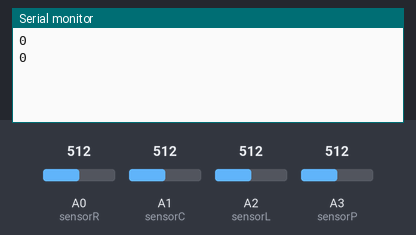
This sketch was run on a simulated Arduino Uno, built with avr-gcc and run on an emulated ATmega328P. On the bench: the last lines printed to the serial monitor. The test bench sets the inputs (shaded band); at power-on: A0 (sensorR) = 512, A1 (sensorC) = 512, A2 (sensorL) = 512, A3 (sensorP) = 512.

Above: at 1.6 s.
1.7 s: A0 (sensorR) set to 716
At 2.3 s:
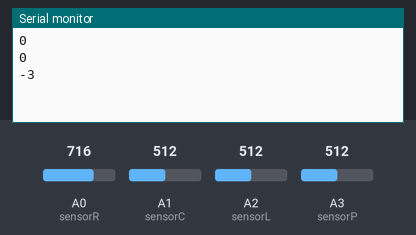
3.2 s: A1 (sensorC) set to 716
At 3.8 s:
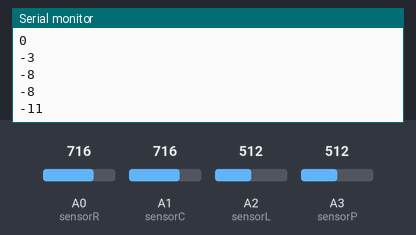
4.7 s: A2 (sensorL) set to 716
At 5.4 s:
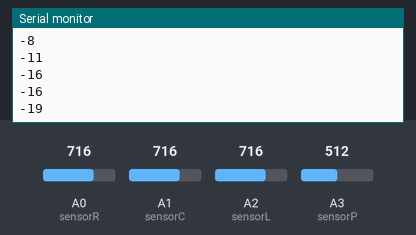
6.2 s: A0 (sensorR) set to 992
At 6.9 s:
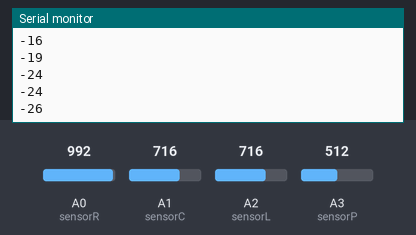
7.7 s: A1 (sensorC) set to 992
At 8.4 s:
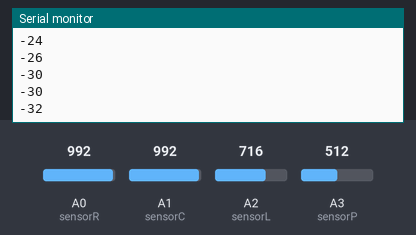
9.2 s: A2 (sensorL) set to 992
At 9.9 s:
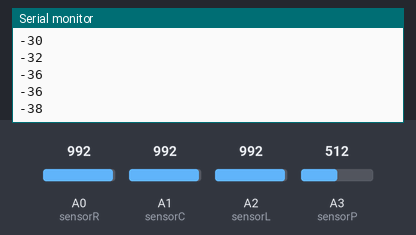
Timing chart, 0 to 11.7 s (numbered marks = the images above; inputs shaded):
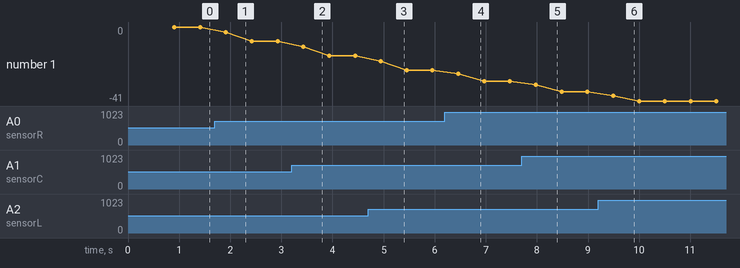

The sketch:

countDishes.ino
```cpp
// 적외선 센서 3개로 식판의 높이를 재고, 3개의 적외선 센서로 측정된 식판 높이의 합이 낮아지는지를 측정하여 낮아진수치 만큼의 식사통과인원을 파악함
// 식판 높이의 측정은 식판 거치대에 설치된 적외선 센서 앞에 사람이 없을 때 실시함
// 센서 오차로 인한 결과치의 변화를 보정하기 위해 평균필터법을 사용


float sensorR = A0;
float sensorC = A1;
float sensorL = A2;
float sensorP = A3;

float valR = 0;
float valC = 0;
float valL = 0;
float sensingPerson = 0;

float voltR = 0;
float voltC = 0;
float voltL = 0;

float CmR = 0;
float CmC = 0;
float CmL = 0;

float sum = 0;

int person = 0;

float sumPerson = 0; // 사람수 측정값 5회치가 누적되는 변수
float avrPerson = 0; // 사람수 측정값 누적치를 누적횟수로 나눠서 나온 평균값
int divideVal = 5; //평균값을 뽑기 위해 누적시켜 나누고자 하는 횟수를 입력, 오차를 줄이려면 이 수치를 올려주세요.
int count = 0; // 누적되는 횟수를 카운트

float startVal1 = 0;
float startVal2 = 0;
float startVal3 = 0;

void setup() {
  Serial.begin(9600);
  delay(200);
  startVal1 = analogRead(sensorR); // 적외선 센서로부터 리셋 후 처음 측정한 값을 넣어줌
  startVal2 = analogRead(sensorC);
  startVal3 = analogRead(sensorL);

  startVal1 = map(startVal1, 0, 1023, 0, 5000); // 측정한값을 Cm단위로 변환함
  startVal1 = (21.61/(startVal1 - 0.1696)) * 1000;

  startVal2 = map(startVal2, 0, 1023, 0, 5000);
  startVal2 = (21.61/(startVal2 - 0.1696)) * 1000;

  startVal3 = map(startVal3, 0, 1023, 0, 5000);
  startVal3 = (21.61/(startVal3 - 0.1696)) * 1000;

  delay(200);
//  Serial.print(startVal1);
//  Serial.print(" ");
//  Serial.print(startVal2);
//  Serial.print(" ");
//  Serial.println(startVal3);
}

void loop() {
    sensingPerson = analogRead(sensorP); // 식판거치대 앞에 사람이 있는지 확인하기 위해 값을 추출함

    sensingPerson = map(sensingPerson, 0, 1023, 0, 5000); //Cm 단위로 환산
    sensingPerson = ((21.61/(sensingPerson - 0.1696)) * 1000);
  //  Serial.println(sensingPerson);

    if(sensingPerson < 10 || sensingPerson > 75) { // 10~75Cm   없으면
      valR = analogRead(sensorR); //센서 R, C, L을 측정해 변수에 넣음
      valC = analogRead(sensorC);
      valL = analogRead(sensorL);

      voltR = map(valR, 0, 1023, 0, 5000); //측정값을 Cm단위로 환산
      CmR = ((21.61/(voltR - 0.1696)) * 1000) - startVal1;

      voltC = map(valC, 0, 1023, 0, 5000);
      CmC = ((21.61/(voltC - 0.1696)) * 1000) - startVal2;

      voltL = map(valL, 0, 1023, 0, 5000);
      CmL = ((21.61/(voltL - 0.1696)) * 1000) - startVal3;

  //    Serial.print("R = ");
  //    Serial.print(CmR);
  //    Serial.print("  C = ");
  //    Serial.print(CmC);
  //    Serial.print("  L = ");
  //    Serial.print(CmL);
  //    Serial.print("  sum = ");
  //
      sum = CmR + CmC + CmL; // 세 적외선 센서의 측적값을 더함
  //    Serial.print(sum);
  //    Serial.print("  person = ");
  //
      person = int(sum / 0.3); // 측정값을 식판 두께로 나눠 사람 수를 구함

      sumPerson += person; //평균필터를 적용하기 위해 사람 수를 누적시킴
//      Serial.print(person);
//      Serial.print("  ");
//      Serial.println(sumPerson);
      delay(100);

      count += 1; // 평균치를 구할 인원 수가 되었는지 확인하기 위해 카운트 함
    } else {

    }
    if (count == divideVal) { // 카운트가 평균치를 구할 인원 수가 되면
      avrPerson = sumPerson / divideVal;  // 누적된 인원 수를 평균치를 구할 인원 수로 나눠줌
//      Serial.print(" avrPerson : ");
      Serial.println(int(avrPerson)); // 실수자료를 정수형으로 바꿔서 블루투스로 송신함
      sumPerson = 0; // 누적 인원수를 초기화 함
      count = 0; // 카운트를 초기화 함
    }
}
```

Measured:
- after the input at 1.7 s, the serial monitor: prints a new line after 0.22 s (image 1)
- after the input at 3.2 s, the serial monitor: prints a new line after 0.23 s (image 2)
- after the input at 4.7 s, the serial monitor: prints a new line after 0.25 s (image 3)
- after the input at 6.2 s, the serial monitor: prints a new line after 0.26 s (image 4)
- after the input at 7.7 s, the serial monitor: prints a new line after 0.28 s (image 5)
- after the input at 9.2 s, the serial monitor: prints a new line after 0.29 s (image 6)
- plotted number 1: 0 → -8 after the input at 1.7 s, -8 → -16 after the input at 3.2 s, -16 → -24 after the input at 4.7 s, -24 → -30 after the input at 6.2 s, -30 → -36 after the input at 7.7 s
